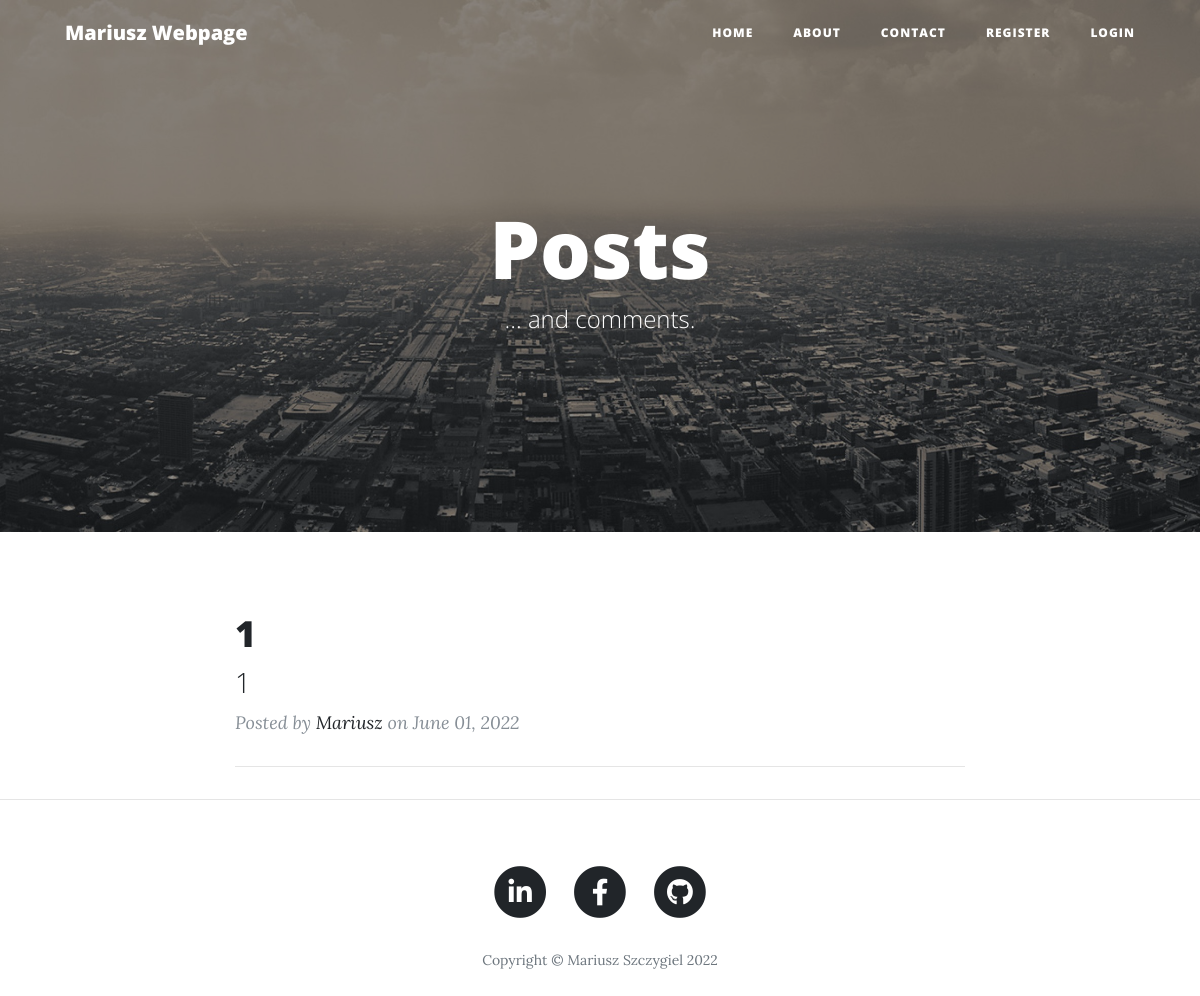
The page / on the database its author committed.
### main.py (models this page shows, shortened)
class BlogPost(db.Model):
    __tablename__ = 'posts'
    id = db.Column(db.Integer, primary_key=True)
    title = db.Column(db.String(250), unique=True, nullable=False)
    subtitle = db.Column(db.String(250), nullable=False)
    date = db.Column(db.String(250), nullable=False)
    author = db.Column(db.String(250), nullable=False)
    body = db.Column(db.Text, nullable=False)
    img_url = db.Column(db.String(250), nullable=False)
    post_id = db.Column(db.Integer, db.ForeignKey("users.id"))
    comment_id = db.relationship("CommentDB", backref="postt")

### main.py (the view)
@app.route('/')
def get_all_posts():
    posts = BlogPost.query.all()
    return render_template("index.html",
                           all_posts=posts,
                           logged_in=current_user.is_authenticated)

### templates/index.html (shortened to what this page needs)
{% include "header.html" %}
  <header class="masthead" style="background-image: url({{ url_for('static', filename='img/city.jpg')}})">
    <div class="overlay"></div>
    <div class="container">
      <div class="row">
        <div class="col-lg-8 col-md-10 mx-auto">
          <div class="site-heading">
            <h1>Posts</h1>
            <span class="subheading">... and comments.</span>
          </div>
        </div>
      </div>
    </div>
  </header>
  <div class="container">
    <div class="row">
      <div class="col-lg-8 col-md-10 mx-auto">
        {% for post in all_posts %}
        <div class="post-preview">
          <a href="{{ url_for('show_post', id=post.id) }}">
            <h2 class="post-title">
              {{post.title}}
            </h2>
            <h3 class="post-subtitle">
              {{post.subtitle}}
            </h3>
          </a>
          <p class="post-meta">Posted by
            <a href="#">{{post.author}}</a>
            on {{post.date}} </p>
        </div>
        <hr>
        {% endfor %}
      </div>
    </div>
  </div>
  <hr>
{% include "footer.html" %}

### rows shown on the page
BlogPost: title "1", subtitle "1", author "Mariusz", date "June 01, 2022"
